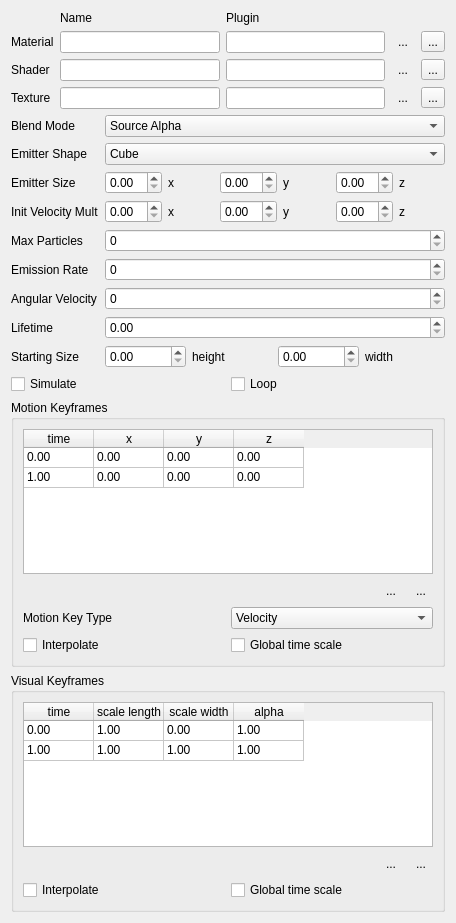
<?xml version="1.0" encoding="UTF-8"?>
<ui version="4.0">
 <class>particle_comp_widget</class>
 <widget class="QWidget" name="particle_comp_widget">
  <property name="geometry">
   <rect>
    <x>0</x>
    <y>0</y>
    <width>456</width>
    <height>923</height>
   </rect>
  </property>
  <property name="windowTitle">
   <string>Form</string>
  </property>
  <layout class="QVBoxLayout" name="verticalLayout_3">
   <item>
    <layout class="QGridLayout" name="gridLayout_3">
     <item row="1" column="4">
      <widget class="QToolButton" name="tb_material">
       <property name="minimumSize">
        <size>
         <width>0</width>
         <height>0</height>
        </size>
       </property>
       <property name="maximumSize">
        <size>
         <width>25</width>
         <height>16777215</height>
        </size>
       </property>
       <property name="text">
        <string>...</string>
       </property>
      </widget>
     </item>
     <item row="0" column="2">
      <widget class="QLabel" name="label_25">
       <property name="maximumSize">
        <size>
         <width>16777215</width>
         <height>17</height>
        </size>
       </property>
       <property name="text">
        <string>Plugin</string>
       </property>
      </widget>
     </item>
     <item row="0" column="1">
      <widget class="QLabel" name="label_14">
       <property name="maximumSize">
        <size>
         <width>16777215</width>
         <height>17</height>
        </size>
       </property>
       <property name="text">
        <string>Name</string>
       </property>
      </widget>
     </item>
     <item row="1" column="1">
      <widget class="QLineEdit" name="le_mat_name">
       <property name="readOnly">
        <bool>true</bool>
       </property>
      </widget>
     </item>
     <item row="1" column="2">
      <widget class="QLineEdit" name="le_mat_plug">
       <property name="readOnly">
        <bool>true</bool>
       </property>
      </widget>
     </item>
     <item row="1" column="0">
      <widget class="QLabel" name="label">
       <property name="text">
        <string>Material</string>
       </property>
      </widget>
     </item>
     <item row="1" column="3">
      <widget class="QToolButton" name="tb_clear_material">
       <property name="text">
        <string>...</string>
       </property>
       <property name="icon">
        <iconset resource="../toolkit.qrc">
         <normaloff>:/VecTB/icons/toolbars/Delete.png</normaloff>:/VecTB/icons/toolbars/Delete.png</iconset>
       </property>
       <property name="autoRaise">
        <bool>true</bool>
       </property>
      </widget>
     </item>
     <item row="2" column="0">
      <widget class="QLabel" name="label_2">
       <property name="text">
        <string>Shader</string>
       </property>
      </widget>
     </item>
     <item row="3" column="0">
      <widget class="QLabel" name="label_6">
       <property name="text">
        <string>Texture</string>
       </property>
      </widget>
     </item>
     <item row="2" column="1">
      <widget class="QLineEdit" name="le_shader_name">
       <property name="readOnly">
        <bool>true</bool>
       </property>
      </widget>
     </item>
     <item row="2" column="2">
      <widget class="QLineEdit" name="le_shader_plug">
       <property name="readOnly">
        <bool>true</bool>
       </property>
      </widget>
     </item>
     <item row="3" column="1">
      <widget class="QLineEdit" name="le_tex_name">
       <property name="readOnly">
        <bool>true</bool>
       </property>
      </widget>
     </item>
     <item row="3" column="2">
      <widget class="QLineEdit" name="le_tex_plug">
       <property name="readOnly">
        <bool>true</bool>
       </property>
      </widget>
     </item>
     <item row="2" column="3">
      <widget class="QToolButton" name="tb_clear_shader">
       <property name="text">
        <string>...</string>
       </property>
       <property name="icon">
        <iconset resource="../toolkit.qrc">
         <normaloff>:/VecTB/icons/toolbars/Delete.png</normaloff>:/VecTB/icons/toolbars/Delete.png</iconset>
       </property>
       <property name="autoRaise">
        <bool>true</bool>
       </property>
      </widget>
     </item>
     <item row="3" column="3">
      <widget class="QToolButton" name="tb_clear_texture">
       <property name="text">
        <string>...</string>
       </property>
       <property name="icon">
        <iconset resource="../toolkit.qrc">
         <normaloff>:/VecTB/icons/toolbars/Delete.png</normaloff>:/VecTB/icons/toolbars/Delete.png</iconset>
       </property>
       <property name="autoRaise">
        <bool>true</bool>
       </property>
      </widget>
     </item>
     <item row="2" column="4">
      <widget class="QToolButton" name="tb_shader">
       <property name="minimumSize">
        <size>
         <width>0</width>
         <height>0</height>
        </size>
       </property>
       <property name="maximumSize">
        <size>
         <width>25</width>
         <height>16777215</height>
        </size>
       </property>
       <property name="text">
        <string>...</string>
       </property>
      </widget>
     </item>
     <item row="3" column="4">
      <widget class="QToolButton" name="tb_texture">
       <property name="minimumSize">
        <size>
         <width>0</width>
         <height>0</height>
        </size>
       </property>
       <property name="maximumSize">
        <size>
         <width>25</width>
         <height>16777215</height>
        </size>
       </property>
       <property name="text">
        <string>...</string>
       </property>
      </widget>
     </item>
    </layout>
   </item>
   <item>
    <layout class="QFormLayout" name="formLayout">
     <item row="0" column="0">
      <widget class="QLabel" name="label_24">
       <property name="text">
        <string>Blend Mode</string>
       </property>
      </widget>
     </item>
     <item row="0" column="1">
      <widget class="QComboBox" name="cmb_blend_mode">
       <item>
        <property name="text">
         <string>Source Alpha</string>
        </property>
       </item>
       <item>
        <property name="text">
         <string>Additive</string>
        </property>
       </item>
      </widget>
     </item>
     <item row="1" column="0">
      <widget class="QLabel" name="label_15">
       <property name="text">
        <string>Emitter Shape</string>
       </property>
      </widget>
     </item>
     <item row="1" column="1">
      <widget class="QComboBox" name="cmb_emitter_shape">
       <item>
        <property name="text">
         <string>Cube</string>
        </property>
       </item>
       <item>
        <property name="text">
         <string>Ellipse</string>
        </property>
       </item>
      </widget>
     </item>
     <item row="2" column="0">
      <widget class="QLabel" name="label_16">
       <property name="text">
        <string>Emitter Size</string>
       </property>
      </widget>
     </item>
     <item row="2" column="1">
      <layout class="QGridLayout" name="gridLayout_4">
       <item row="0" column="3">
        <widget class="QDoubleSpinBox" name="dsb_emitter_size_y"/>
       </item>
       <item row="0" column="1">
        <widget class="QDoubleSpinBox" name="dsb_emitter_size_x"/>
       </item>
       <item row="0" column="5">
        <widget class="QDoubleSpinBox" name="dsb_emitter_size_z"/>
       </item>
       <item row="0" column="6">
        <widget class="QLabel" name="label_23">
         <property name="text">
          <string>z</string>
         </property>
        </widget>
       </item>
       <item row="0" column="4">
        <widget class="QLabel" name="label_18">
         <property name="text">
          <string>y</string>
         </property>
        </widget>
       </item>
       <item row="0" column="2">
        <widget class="QLabel" name="label_17">
         <property name="text">
          <string>x</string>
         </property>
        </widget>
       </item>
      </layout>
     </item>
     <item row="3" column="0">
      <widget class="QLabel" name="label_19">
       <property name="text">
        <string>Init Velocity Mult</string>
       </property>
      </widget>
     </item>
     <item row="3" column="1">
      <layout class="QGridLayout" name="gridLayout_5">
       <item row="0" column="5">
        <widget class="QLabel" name="label_21">
         <property name="text">
          <string>y</string>
         </property>
        </widget>
       </item>
       <item row="0" column="2">
        <widget class="QLabel" name="label_20">
         <property name="text">
          <string>x</string>
         </property>
        </widget>
       </item>
       <item row="0" column="4">
        <widget class="QDoubleSpinBox" name="dsb_init_vel_mult_y"/>
       </item>
       <item row="0" column="1">
        <widget class="QDoubleSpinBox" name="dsb_init_vel_mult_x"/>
       </item>
       <item row="0" column="7">
        <widget class="QDoubleSpinBox" name="dsb_init_vel_mult_z"/>
       </item>
       <item row="0" column="8">
        <widget class="QLabel" name="label_22">
         <property name="text">
          <string>z</string>
         </property>
        </widget>
       </item>
      </layout>
     </item>
     <item row="4" column="0">
      <widget class="QLabel" name="label_3">
       <property name="text">
        <string>Max Particles</string>
       </property>
      </widget>
     </item>
     <item row="4" column="1">
      <widget class="QSpinBox" name="sb_max_particles">
       <property name="maximum">
        <number>100000000</number>
       </property>
      </widget>
     </item>
     <item row="5" column="0">
      <widget class="QLabel" name="label_5">
       <property name="text">
        <string>Emission Rate</string>
       </property>
      </widget>
     </item>
     <item row="5" column="1">
      <widget class="QSpinBox" name="sb_emission_rate">
       <property name="maximum">
        <number>100000</number>
       </property>
      </widget>
     </item>
     <item row="6" column="0">
      <widget class="QLabel" name="label_13">
       <property name="text">
        <string>Angular Velocity</string>
       </property>
      </widget>
     </item>
     <item row="6" column="1">
      <widget class="QSpinBox" name="sb_ang_vel">
       <property name="maximum">
        <number>36000</number>
       </property>
       <property name="displayIntegerBase">
        <number>10</number>
       </property>
      </widget>
     </item>
     <item row="7" column="0">
      <widget class="QLabel" name="label_4">
       <property name="text">
        <string>Lifetime</string>
       </property>
      </widget>
     </item>
     <item row="7" column="1">
      <widget class="QDoubleSpinBox" name="dsb_lifetime">
       <property name="maximum">
        <double>100000.000000000000000</double>
       </property>
       <property name="singleStep">
        <double>0.100000000000000</double>
       </property>
      </widget>
     </item>
     <item row="8" column="0">
      <widget class="QLabel" name="label_10">
       <property name="text">
        <string>Starting Size</string>
       </property>
      </widget>
     </item>
     <item row="8" column="1">
      <layout class="QGridLayout" name="gridLayout_6">
       <item row="0" column="3">
        <widget class="QDoubleSpinBox" name="dsb_start_size_y">
         <property name="maximum">
          <double>1000.000000000000000</double>
         </property>
         <property name="singleStep">
          <double>0.100000000000000</double>
         </property>
        </widget>
       </item>
       <item row="0" column="1">
        <widget class="QDoubleSpinBox" name="dsb_start_size_x">
         <property name="maximum">
          <double>1000.000000000000000</double>
         </property>
         <property name="singleStep">
          <double>0.100000000000000</double>
         </property>
        </widget>
       </item>
       <item row="0" column="4">
        <widget class="QLabel" name="label_12">
         <property name="text">
          <string>width</string>
         </property>
        </widget>
       </item>
       <item row="0" column="2">
        <widget class="QLabel" name="label_11">
         <property name="text">
          <string>height</string>
         </property>
        </widget>
       </item>
      </layout>
     </item>
    </layout>
   </item>
   <item>
    <layout class="QGridLayout" name="gridLayout_7">
     <item row="0" column="1">
      <widget class="QCheckBox" name="cb_loop">
       <property name="text">
        <string>Loop</string>
       </property>
      </widget>
     </item>
     <item row="0" column="0">
      <widget class="QCheckBox" name="cb_simulate">
       <property name="text">
        <string>Simulate</string>
       </property>
      </widget>
     </item>
    </layout>
   </item>
   <item>
    <widget class="QGroupBox" name="groupBox_2">
     <property name="title">
      <string>Motion Keyframes</string>
     </property>
     <layout class="QVBoxLayout" name="verticalLayout">
      <item>
       <widget class="QTableWidget" name="table_motion_keys">
        <property name="frameShadow">
         <enum>QFrame::Raised</enum>
        </property>
        <property name="lineWidth">
         <number>1</number>
        </property>
        <property name="sizeAdjustPolicy">
         <enum>QAbstractScrollArea::AdjustIgnored</enum>
        </property>
        <property name="alternatingRowColors">
         <bool>false</bool>
        </property>
        <property name="selectionMode">
         <enum>QAbstractItemView::SingleSelection</enum>
        </property>
        <property name="selectionBehavior">
         <enum>QAbstractItemView::SelectRows</enum>
        </property>
        <property name="gridStyle">
         <enum>Qt::SolidLine</enum>
        </property>
        <property name="sortingEnabled">
         <bool>false</bool>
        </property>
        <property name="cornerButtonEnabled">
         <bool>false</bool>
        </property>
        <attribute name="horizontalHeaderVisible">
         <bool>true</bool>
        </attribute>
        <attribute name="horizontalHeaderDefaultSectionSize">
         <number>70</number>
        </attribute>
        <attribute name="horizontalHeaderMinimumSectionSize">
         <number>15</number>
        </attribute>
        <attribute name="verticalHeaderVisible">
         <bool>false</bool>
        </attribute>
        <attribute name="verticalHeaderDefaultSectionSize">
         <number>20</number>
        </attribute>
        <row>
         <property name="text">
          <string>0</string>
         </property>
        </row>
        <row>
         <property name="text">
          <string>1</string>
         </property>
        </row>
        <column>
         <property name="text">
          <string>time</string>
         </property>
        </column>
        <column>
         <property name="text">
          <string>x</string>
         </property>
        </column>
        <column>
         <property name="text">
          <string>y</string>
         </property>
        </column>
        <column>
         <property name="text">
          <string>z</string>
         </property>
        </column>
        <item row="0" column="0">
         <property name="text">
          <string>0.00</string>
         </property>
         <property name="flags">
          <set>ItemIsSelectable|ItemIsEditable|ItemIsDragEnabled|ItemIsUserCheckable|ItemIsEnabled</set>
         </property>
        </item>
        <item row="0" column="1">
         <property name="text">
          <string>0.00</string>
         </property>
        </item>
        <item row="0" column="2">
         <property name="text">
          <string>0.00</string>
         </property>
        </item>
        <item row="0" column="3">
         <property name="text">
          <string>0.00</string>
         </property>
        </item>
        <item row="1" column="0">
         <property name="text">
          <string>1.00</string>
         </property>
        </item>
        <item row="1" column="1">
         <property name="text">
          <string>0.00</string>
         </property>
        </item>
        <item row="1" column="2">
         <property name="text">
          <string>0.00</string>
         </property>
        </item>
        <item row="1" column="3">
         <property name="text">
          <string>0.00</string>
         </property>
        </item>
       </widget>
      </item>
      <item>
       <layout class="QHBoxLayout" name="horizontalLayout">
        <item>
         <spacer name="horizontalSpacer_4">
          <property name="orientation">
           <enum>Qt::Horizontal</enum>
          </property>
          <property name="sizeHint" stdset="0">
           <size>
            <width>40</width>
            <height>20</height>
           </size>
          </property>
         </spacer>
        </item>
        <item>
         <widget class="QToolButton" name="tb_del_motion_key">
          <property name="text">
           <string>...</string>
          </property>
          <property name="icon">
           <iconset resource="../toolkit.qrc">
            <normaloff>:/VecTB/icons/toolbars/Delete.png</normaloff>:/VecTB/icons/toolbars/Delete.png</iconset>
          </property>
          <property name="autoRaise">
           <bool>true</bool>
          </property>
         </widget>
        </item>
        <item>
         <widget class="QToolButton" name="tb_add_motion_key">
          <property name="text">
           <string>...</string>
          </property>
          <property name="icon">
           <iconset resource="../toolkit.qrc">
            <normaloff>:/VecTB/icons/toolbars/New_Map.png</normaloff>:/VecTB/icons/toolbars/New_Map.png</iconset>
          </property>
          <property name="autoRaise">
           <bool>true</bool>
          </property>
         </widget>
        </item>
       </layout>
      </item>
      <item>
       <layout class="QGridLayout" name="gridLayout">
        <item row="1" column="0">
         <widget class="QCheckBox" name="cb_motion_interp">
          <property name="layoutDirection">
           <enum>Qt::LeftToRight</enum>
          </property>
          <property name="text">
           <string>Interpolate</string>
          </property>
         </widget>
        </item>
        <item row="1" column="1">
         <widget class="QCheckBox" name="cb_motion_global_time">
          <property name="layoutDirection">
           <enum>Qt::LeftToRight</enum>
          </property>
          <property name="text">
           <string>Global time scale</string>
          </property>
         </widget>
        </item>
        <item row="0" column="0">
         <widget class="QLabel" name="label_9">
          <property name="text">
           <string>Motion Key Type</string>
          </property>
         </widget>
        </item>
        <item row="0" column="1">
         <widget class="QComboBox" name="cmb_motion_type">
          <item>
           <property name="text">
            <string>Velocity</string>
           </property>
          </item>
          <item>
           <property name="text">
            <string>Acceleration</string>
           </property>
          </item>
         </widget>
        </item>
       </layout>
      </item>
     </layout>
    </widget>
   </item>
   <item>
    <widget class="QGroupBox" name="groupBox">
     <property name="title">
      <string>Visual Keyframes</string>
     </property>
     <layout class="QVBoxLayout" name="verticalLayout_2">
      <item>
       <widget class="QTableWidget" name="table_visual_keys">
        <property name="frameShadow">
         <enum>QFrame::Raised</enum>
        </property>
        <property name="sizeAdjustPolicy">
         <enum>QAbstractScrollArea::AdjustIgnored</enum>
        </property>
        <property name="selectionMode">
         <enum>QAbstractItemView::SingleSelection</enum>
        </property>
        <property name="selectionBehavior">
         <enum>QAbstractItemView::SelectRows</enum>
        </property>
        <property name="sortingEnabled">
         <bool>false</bool>
        </property>
        <property name="cornerButtonEnabled">
         <bool>false</bool>
        </property>
        <attribute name="horizontalHeaderDefaultSectionSize">
         <number>70</number>
        </attribute>
        <attribute name="verticalHeaderVisible">
         <bool>false</bool>
        </attribute>
        <attribute name="verticalHeaderDefaultSectionSize">
         <number>20</number>
        </attribute>
        <row>
         <property name="text">
          <string>0</string>
         </property>
        </row>
        <row>
         <property name="text">
          <string>1</string>
         </property>
        </row>
        <column>
         <property name="text">
          <string>time</string>
         </property>
        </column>
        <column>
         <property name="text">
          <string>scale length</string>
         </property>
        </column>
        <column>
         <property name="text">
          <string>scale width</string>
         </property>
        </column>
        <column>
         <property name="text">
          <string>alpha</string>
         </property>
        </column>
        <item row="0" column="0">
         <property name="text">
          <string>0.00</string>
         </property>
        </item>
        <item row="0" column="1">
         <property name="text">
          <string>1.00</string>
         </property>
        </item>
        <item row="0" column="2">
         <property name="text">
          <string>0.00</string>
         </property>
        </item>
        <item row="0" column="3">
         <property name="text">
          <string>1.00</string>
         </property>
        </item>
        <item row="1" column="0">
         <property name="text">
          <string>1.00</string>
         </property>
        </item>
        <item row="1" column="1">
         <property name="text">
          <string>1.00</string>
         </property>
        </item>
        <item row="1" column="2">
         <property name="text">
          <string>1.00</string>
         </property>
        </item>
        <item row="1" column="3">
         <property name="text">
          <string>1.00</string>
         </property>
        </item>
       </widget>
      </item>
      <item>
       <layout class="QHBoxLayout" name="horizontalLayout_2">
        <item>
         <spacer name="horizontalSpacer_6">
          <property name="orientation">
           <enum>Qt::Horizontal</enum>
          </property>
          <property name="sizeHint" stdset="0">
           <size>
            <width>40</width>
            <height>20</height>
           </size>
          </property>
         </spacer>
        </item>
        <item>
         <widget class="QToolButton" name="tb_del_visual_key">
          <property name="text">
           <string>...</string>
          </property>
          <property name="icon">
           <iconset resource="../toolkit.qrc">
            <normaloff>:/VecTB/icons/toolbars/Delete.png</normaloff>:/VecTB/icons/toolbars/Delete.png</iconset>
          </property>
          <property name="autoRaise">
           <bool>true</bool>
          </property>
         </widget>
        </item>
        <item>
         <widget class="QToolButton" name="tb_add_visual_key">
          <property name="text">
           <string>...</string>
          </property>
          <property name="icon">
           <iconset resource="../toolkit.qrc">
            <normaloff>:/VecTB/icons/toolbars/New_Map.png</normaloff>:/VecTB/icons/toolbars/New_Map.png</iconset>
          </property>
          <property name="autoRaise">
           <bool>true</bool>
          </property>
         </widget>
        </item>
       </layout>
      </item>
      <item>
       <layout class="QGridLayout" name="gridLayout_2">
        <item row="0" column="0">
         <widget class="QCheckBox" name="cb_visual_interp">
          <property name="text">
           <string>Interpolate</string>
          </property>
         </widget>
        </item>
        <item row="0" column="1">
         <widget class="QCheckBox" name="cb_visual_global_time">
          <property name="text">
           <string>Global time scale</string>
          </property>
         </widget>
        </item>
       </layout>
      </item>
     </layout>
    </widget>
   </item>
  </layout>
  <zorder>layoutWidget_2</zorder>
  <zorder>layoutWidget_4</zorder>
  <zorder>layoutWidget_5</zorder>
  <zorder>label_14</zorder>
  <zorder>cmb_motion_type</zorder>
  <zorder>groupBox</zorder>
  <zorder>groupBox_2</zorder>
  <zorder>le_mat_name</zorder>
  <zorder>cb_loop</zorder>
  <zorder>cb_simulate</zorder>
 </widget>
 <resources>
  <include location="../toolkit.qrc"/>
 </resources>
 <connections/>
</ui>
